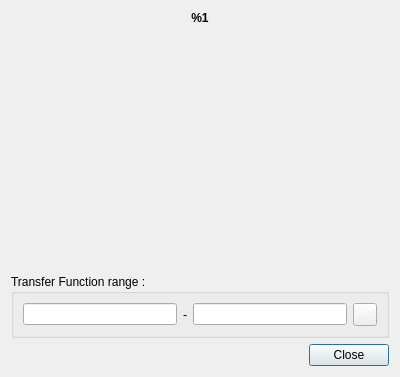
<?xml version="1.0" encoding="UTF-8"?>
<ui version="4.0">
 <class>TransferFunctionWidgetPropertyDialog</class>
 <widget class="QDialog" name="TransferFunctionWidgetPropertyDialog">
  <property name="geometry">
   <rect>
    <x>0</x>
    <y>0</y>
    <width>400</width>
    <height>377</height>
   </rect>
  </property>
  <property name="windowTitle">
   <string>Edit Transfer Function</string>
  </property>
  <layout class="QVBoxLayout" name="verticalLayout" stretch="0,1,0,0">
   <item>
    <widget class="QLabel" name="Label">
     <property name="text">
      <string>&lt;html&gt;&lt;head/&gt;&lt;body&gt;&lt;p align=&quot;center&quot;&gt;&lt;span style=&quot; font-weight:600;&quot;&gt;%1&lt;/span&gt;&lt;/p&gt;&lt;/body&gt;&lt;/html&gt;</string>
     </property>
    </widget>
   </item>
   <item>
    <widget class="pqTransferFunctionWidget" name="TransferFunctionEditor" native="true">
     <property name="minimumSize">
      <size>
       <width>0</width>
       <height>80</height>
      </size>
     </property>
    </widget>
   </item>
   <item>
    <widget class="QGroupBox" name="groupBox">
     <property name="minimumSize">
      <size>
       <width>0</width>
       <height>28</height>
      </size>
     </property>
     <property name="title">
      <string>Transfer Function range :</string>
     </property>
     <layout class="QGridLayout" name="gridLayout">
      <item row="0" column="0">
       <widget class="pqLineEdit" name="minX"/>
      </item>
      <item row="0" column="2">
       <widget class="pqLineEdit" name="maxX"/>
      </item>
      <item row="0" column="1">
       <widget class="QLabel" name="label_2">
        <property name="text">
         <string>-</string>
        </property>
       </widget>
      </item>
      <item row="0" column="4">
       <widget class="pqHighlightableToolButton" name="resetButton"/>
      </item>
     </layout>
    </widget>
   </item>
   <item>
    <widget class="QDialogButtonBox" name="ButtonBox">
     <property name="orientation">
      <enum>Qt::Horizontal</enum>
     </property>
     <property name="standardButtons">
      <set>QDialogButtonBox::Close</set>
     </property>
    </widget>
   </item>
  </layout>
 </widget>
 <customwidgets>
  <customwidget>
   <class>pqHighlightableToolButton</class>
   <extends>QToolButton</extends>
   <header>pqHighlightableToolButton.h</header>
  </customwidget>
  <customwidget>
   <class>pqTransferFunctionWidget</class>
   <extends>QWidget</extends>
   <header>pqTransferFunctionWidget.h</header>
   <container>1</container>
  </customwidget>
  <customwidget>
   <class>pqLineEdit</class>
   <extends>QLineEdit</extends>
   <header>pqLineEdit.h</header>
  </customwidget>
 </customwidgets>
 <resources/>
 <connections>
  <connection>
   <sender>ButtonBox</sender>
   <signal>accepted()</signal>
   <receiver>TransferFunctionWidgetPropertyDialog</receiver>
   <slot>accept()</slot>
   <hints>
    <hint type="sourcelabel">
     <x>248</x>
     <y>254</y>
    </hint>
    <hint type="destinationlabel">
     <x>157</x>
     <y>274</y>
    </hint>
   </hints>
  </connection>
  <connection>
   <sender>ButtonBox</sender>
   <signal>rejected()</signal>
   <receiver>TransferFunctionWidgetPropertyDialog</receiver>
   <slot>reject()</slot>
   <hints>
    <hint type="sourcelabel">
     <x>316</x>
     <y>260</y>
    </hint>
    <hint type="destinationlabel">
     <x>286</x>
     <y>274</y>
    </hint>
   </hints>
  </connection>
 </connections>
</ui>
